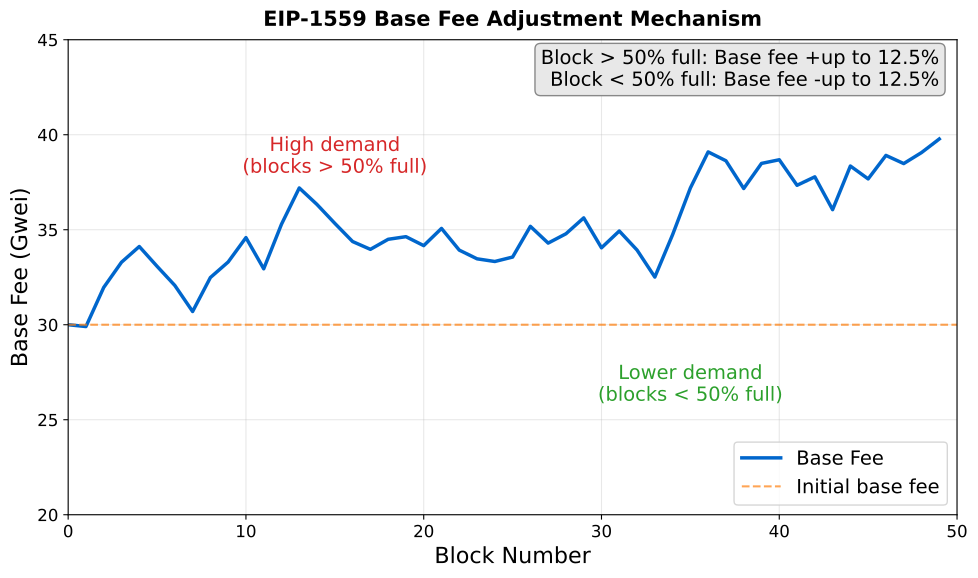

Here is the Python script that generated this plot:
"""
Base Fee Adjustment Mechanism
Shows how base fee changes based on block fullness
"""

import matplotlib.pyplot as plt
import numpy as np
from pathlib import Path

CHART_METADATA = {
    'title': 'Base Fee Adjustment',
    'url': 'https://github.com/Digital-AI-Finance/Blockchain_Crypto/tree/main/Module_B_Ethereum_Smart_Contracts/L14_Gas_Mechanics/charts/03_base_fee_adjustment'
}

plt.rcParams.update({
    'font.size': 14,
    'axes.labelsize': 14,
    'axes.titlesize': 16,
    'xtick.labelsize': 12,
    'ytick.labelsize': 12,
    'legend.fontsize': 12,
    'figure.figsize': (10, 6),
    'figure.dpi': 150
})

MLPURPLE = '#3333B2'
MLBLUE = '#0066CC'
MLORANGE = '#FF7F0E'
MLGREEN = '#2CA02C'
MLRED = '#D62728'

fig, ax = plt.subplots(figsize=(10, 6))

# Simulate base fee over blocks
np.random.seed(42)
blocks = np.arange(0, 50)
base_fee = [30]  # Start at 30 Gwei

# Simulate varying block fullness
for i in range(1, 50):
    # Random fullness between 30% and 80%
    fullness = np.random.uniform(0.3, 0.8)
    target = 0.5  # 50% target
    gas_limit = 30_000_000

    # Calculate adjustment
    adjustment = (fullness - target) / target / 8
    new_base = base_fee[-1] * (1 + adjustment)
    base_fee.append(max(1, new_base))

# Plot base fee
ax.plot(blocks, base_fee, linewidth=2.5, color=MLBLUE, label='Base Fee')

# Target line
ax.axhline(y=30, color=MLORANGE, linestyle='--', linewidth=1.5, alpha=0.7, label='Initial base fee')

# Annotations for key events
ax.annotate('High demand\n(blocks > 50% full)', xy=(15, 38), fontsize=9,
            ha='center', color=MLRED)
ax.annotate('Lower demand\n(blocks < 50% full)', xy=(35, 26), fontsize=9,
            ha='center', color=MLGREEN)

# Add rule box
props = dict(boxstyle='round,pad=0.3', facecolor='#E8E8E8', edgecolor='#888')
rule_text = 'Block > 50% full: Base fee +up to 12.5%\nBlock < 50% full: Base fee -up to 12.5%'
ax.text(0.98, 0.98, rule_text, transform=ax.transAxes, fontsize=10,
        verticalalignment='top', horizontalalignment='right', bbox=props)

ax.set_xlabel('Block Number', fontsize=13)
ax.set_ylabel('Base Fee (Gwei)', fontsize=13)
ax.set_xlim(0, 50)
ax.set_ylim(20, 45)

ax.legend(loc='lower right', fontsize=11)
ax.grid(True, alpha=0.3)

ax.set_title('EIP-1559 Base Fee Adjustment Mechanism', fontweight='bold', fontsize=15, pad=10)
plt.tight_layout()

output_path = Path(__file__).parent / 'chart.pdf'
plt.savefig(output_path, bbox_inches='tight', dpi=300)
print(f"Chart saved to: {output_path.absolute()}")
plt.close()
